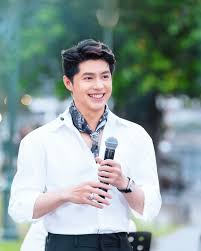
#> input picture Python/nooo.jpg, 201 x 251 px, found by its file name
$ python HaarCascades.py
#> lines starting #> are read from the running program, lines starting #| are printed output that depends on the picture; after the words box and inside, x2 and y2 are one past the last pixel; in counts of white or black regions, pixels touching at a corner belong together
import numpy as np
import cv2

face_cascade = cv2.CascadeClassifier(r'F:\WEB IOT\Python\opencv\data\haarcascades\haarcascade_frontalface_default.xml')


img = cv2.imread(r'F:\WEB IOT\Python\nooo.jpg', cv2.IMREAD_UNCHANGED)
#> img is the input picture: shape (251, 201, 3); mean B, G, R 151.6, 154.1, 136.9
grayscale = cv2.cvtColor(img, cv2.COLOR_BGR2GRAY)
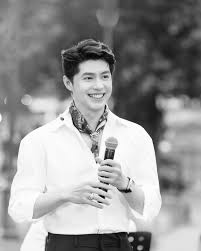
#> grayscale: shape (251, 201); min 1, max 255, mean 148.7

faces = face_cascade.detectMultiScale(grayscale, 1.1, 4)
#> faces = [[70, 57, 52, 52]]

for x, y, w, h in faces:
    cv2.rectangle(img, (x, y), (x+w, y+h), (255, 0, 0), 2)
    roi_gray = grayscale[y:y+h, x:x+w]
    roi_color = img[y:y+h, x:x+w]
#> this loop made 1 pass
#> pass 1, `roi_gray = grayscale[y:y+h, x:x+w]`:
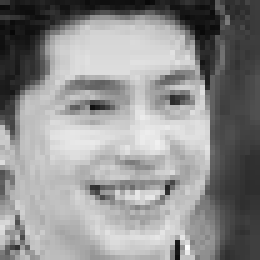
#> roi_gray: shape (52, 52) (shown 5 times larger); min 7, max 253, mean 142.6
#> pass 1, `roi_color = img[y:y+h, x:x+w]`:
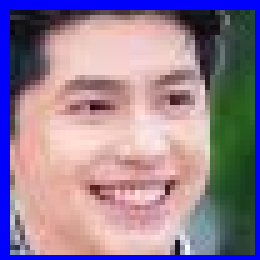
#> roi_color: shape (52, 52, 3) (shown 5 times larger); mean B, G, R 149.8, 128.2, 149.1
#> after the loop:
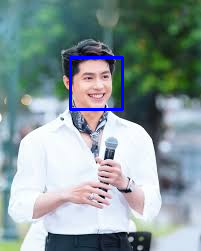
#> img: shape (251, 201, 3); 1.23% of pixels changed, all inside (x1, y1, x2, y2) = (69, 56, 124, 111)

cv2.imshow("img", img)
cv2.waitKey(0)
cv2.destroyAllWindows()
